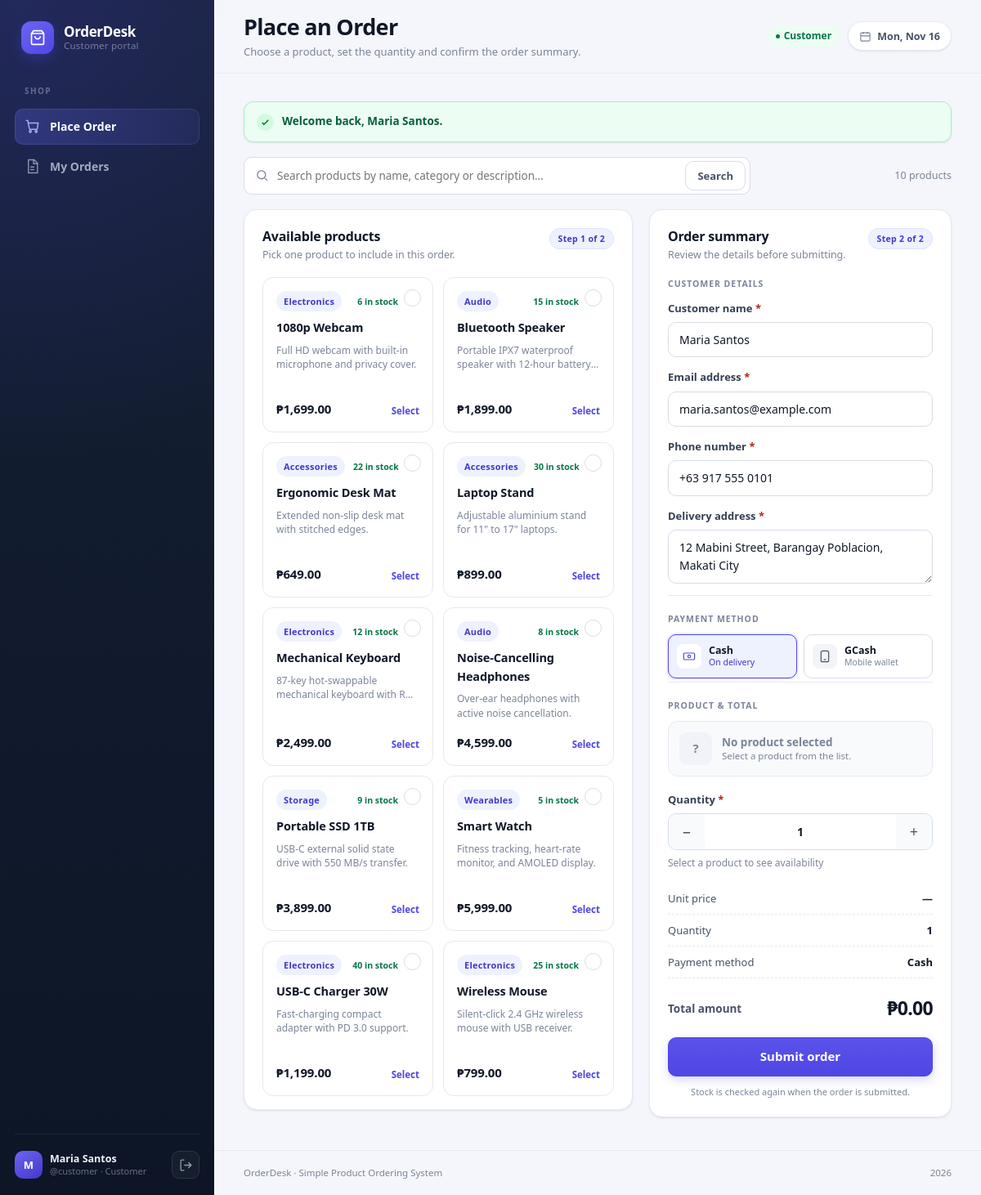
The app's page /customer/order.php (signed in) with its own data.
### tables this page shows
CREATE TABLE products (
  id           INT UNSIGNED AUTO_INCREMENT PRIMARY KEY,
  name         VARCHAR(120)  NOT NULL,
  category     VARCHAR(60)   NOT NULL DEFAULT 'General',
  description  VARCHAR(255)  NULL,
  unit_price   DECIMAL(10,2) NOT NULL,
  stock        INT UNSIGNED  NOT NULL DEFAULT 0,
  is_available TINYINT(1)    NOT NULL DEFAULT 1,
  created_at   TIMESTAMP     NOT NULL DEFAULT CURRENT_TIMESTAMP,
  INDEX idx_products_name (name),
  INDEX idx_products_category (category)
);

### customer/order.php (the view, shortened to what the rows shown need)
<?php
$pdo  = db();
$user = current_user();
$errors            = [];
$selectedProductId = 0;
if ($_SERVER['REQUEST_METHOD'] === 'POST') {
    verify_csrf();
    $customerName      = request_string('customer_name');
    $customerEmail     = request_string('customer_email');
    $customerPhone     = request_string('customer_phone');
    $customerAddress   = request_string('customer_address');
    $paymentMethod     = request_string('payment_method');
    $selectedProductId = parse_positive_int($_POST['product_id'] ?? null) ?? 0;
    $quantity          = parse_positive_int($_POST['quantity'] ?? null) ?? 0;
    $q                 = '';
    if ($customerName === '') {
        $errors['customer_name'] = 'Customer name is required.';
    } elseif (mb_strlen($customerName) < 2 || mb_strlen($customerName) > 100) {
        $errors['customer_name'] = 'Customer name must be between 2 and 100 characters.';
    } elseif (!preg_match("/^[\p{L}][\p{L}\p{M}\s.'-]*$/u", $customerName)) {
        $errors['customer_name'] = 'Customer name may only contain letters, spaces, periods, apostrophes and hyphens.';
    }
    $fieldError = customer_email_error($customerEmail);
    if ($fieldError !== null) {
        $errors['customer_email'] = $fieldError;
    }
    $fieldError = customer_phone_error($customerPhone);
    if ($fieldError !== null) {
        $errors['customer_phone'] = $fieldError;
    }
    $fieldError = customer_address_error($customerAddress);
    if ($fieldError !== null) {
        $errors['customer_address'] = $fieldError;
    }
    $fieldError = payment_method_error($paymentMethod);
    if ($fieldError !== null) {
        $errors['payment_method'] = $fieldError;
    }
    if ($selectedProductId === 0) {
        $errors['product_id'] = 'Please select a product.';
    }
    if ($quantity === 0) {
        $errors['quantity'] = 'Quantity must be a whole number greater than zero.';
    } elseif ($quantity > 9999) {
        $errors['quantity'] = 'Quantity is too large.';
    }
    if (!$errors) {
        try {
            $pdo->beginTransaction();
            $statement = $pdo->prepare('SELECT * FROM products WHERE id = ? FOR UPDATE');
            $statement->execute([$selectedProductId]);
            $product = $statement->fetch();
            if (!$product) {
                $errors['product_id'] = 'The selected product no longer exists.';
            } elseif (!(int) $product['is_available']) {
                $errors['product_id'] = 'The selected product is not available right now.';
            } elseif ((int) $product['stock'] < $quantity) {
                $errors['quantity'] = 'Only ' . (int) $product['stock'] . ' unit(s) of ' . $product['name'] . ' are in stock.';
            }
            if ($errors) {
                $pdo->rollBack();
            } else {
                $unitPrice = (float) $product['unit_price'];
                $total     = round($unitPrice * $quantity, 2);
                $insert = $pdo->prepare(
                    "INSERT INTO orders
                        (user_id, customer_name, customer_email, customer_phone, customer_address,
                         product_id, product_name, quantity, unit_price, total_amount, payment_method, status)
                     VALUES (?, ?, ?, ?, ?, ?, ?, ?, ?, ?, ?, 'Pending')"
                );
                $insert->execute([
                    $user['id'],
                    $customerName,
                    $customerEmail,
                    $customerPhone,
                    $customerAddress,
                    $selectedProductId,
                    $product['name'],
                    $quantity,
                    $unitPrice,
                    $total,
                    $paymentMethod,
                ]);
                $orderId = (int) $pdo->lastInsertId();
                $update = $pdo->prepare('UPDATE products SET stock = stock - ? WHERE id = ?');
                $update->execute([$quantity, $selectedProductId]);
                $pdo->commit();
                set_flash(
                    'success',
                    'Order ' . order_code($orderId) . ' placed for ' . $customerName . ' — ' . format_money($total)
                    . ' via ' . $paymentMethod . '. You can track it under My Orders.'
                );
                redirect('my_orders.php');
            }
        } catch (Throwable $e) {
            if ($pdo->inTransaction()) {
                $pdo->rollBack();
            }
            error_log('Order creation failed: ' . $e->getMessage());
            set_flash('error', 'Something went wrong while saving the order. Please try again.');
            redirect('order.php');
        }
    }
} else {
    $q = trim((string) ($_GET['q'] ?? ''));
}
$q = $q ?? '';
$sql = 'SELECT id, name, category, description, unit_price, stock
        FROM products
        WHERE is_available = 1';
$params = [];
$sql .= ' ORDER BY stock > 0 DESC, name ASC';
$statement = $pdo->prepare($sql);
$statement->execute($params);
$products = $statement->fetchAll();
require __DIR__ . '/../includes/header.php';
?>
<form method="post" action="order.php" class="order-layout" id="orderForm" data-currency="<?= e(CURRENCY) ?>" novalidate>
    <section class="panel product-panel">
        <?php if (!$products): ?>
            <div class="empty-state empty-state-lg">
                <span class="empty-icon">
                    <svg viewBox="0 0 24 24" fill="none" stroke="currentColor" stroke-width="1.5"><path d="M21 8 12 3 3 8v8l9 5 9-5z"/><path d="m3 8 9 5 9-5M12 13v8"/></svg>
                </span>
                <h4>No products found</h4>
                <p><?= $q !== '' ? 'Try a different search term.' : 'No products are available right now. Please check back later.' ?></p>
                <a class="btn btn-primary btn-sm" href="<?= $q !== '' ? 'order.php' : 'my_orders.php' ?>">
                    <?= $q !== '' ? 'Clear search' : 'View my orders' ?>
                </a>
            </div>
        <?php else: ?>
            <div class="product-grid">
                <?php foreach ($products as $product): ?>
                    <?php
                    $inStock  = (int) $product['stock'] > 0;
                    $isPicked = (int) $product['id'] === $selectedProductId;
                    ?>
                    <label class="product-card <?= $isPicked ? 'is-selected' : '' ?> <?= $inStock ? '' : 'is-unavailable' ?>">
                        <span class="product-check">
                            <svg viewBox="0 0 24 24" fill="none" stroke="currentColor" stroke-width="2.6" aria-hidden="true"><path d="m5 13 4 4L19 7"/></svg>
                        </span>
                        <span class="product-top">
                            <span class="pill"><?= e($product['category']) ?></span>
                            <span class="stock-chip <?= $inStock ? '' : 'is-out' ?>">
                                <?= $inStock ? (int) $product['stock'] . ' in stock' : 'Out of stock' ?>
                            </span>
                        </span>
                        <span class="product-name"><?= e($product['name']) ?></span>
                        <span class="product-desc"><?= e($product['description'] ?: 'No description provided.') ?></span>
                        <span class="product-bottom">
                            <strong><?= format_money($product['unit_price']) ?></strong>
                            <span class="select-label"><?= $isPicked ? 'Selected' : ($inStock ? 'Select' : 'Unavailable') ?></span>
                        </span>
                    </label>
                <?php endforeach; ?>
            </div>
        <?php endif; ?>
    </section>
</form>
<?php require __DIR__ . '/../includes/footer.php'; ?>

### records on screen
products: category "Electronics", stock "6", name "1080p Webcam", description "Full HD webcam with built-in microphone and privacy cover.", unit_price "₱1,699.00", shows "Select"
products: category "Audio", stock "15", name "Bluetooth Speaker", description "Portable IPX7 waterproof speaker with 12-hour…", unit_price "₱1,899.00", shows "Select"
products: category "Accessories", stock "22", name "Ergonomic Desk Mat", description "Extended non-slip desk mat with stitched edges.", unit_price "₱649.00", shows "Select"
products: category "Accessories", stock "30", name "Laptop Stand", description "Adjustable aluminium stand for 11\" to 17\" laptops.", unit_price "₱899.00", shows "Select"
products: category "Electronics", stock "12", name "Mechanical Keyboard", description "87-key hot-swappable mechanical keyboard with…", unit_price "₱2,499.00", shows "Select"
products: category "Audio", stock "8", name "Noise-Cancelling Headphones", description "Over-ear headphones with active noise cancellation.", unit_price "₱4,599.00", shows "Select"
products: category "Storage", stock "9", name "Portable SSD 1TB", description "USB-C external solid state drive with 550 MB/s transfer.", unit_price "₱3,899.00", shows "Select"
products: category "Wearables", stock "5", name "Smart Watch", description "Fitness tracking, heart-rate monitor, and AMOLED display.", unit_price "₱5,999.00", shows "Select"
products: category "Electronics", stock "40", name "USB-C Charger 30W", description "Fast-charging compact adapter with PD 3.0 support.", unit_price "₱1,199.00", shows "Select"
products: category "Electronics", stock "25", name "Wireless Mouse", description "Silent-click 2.4 GHz wireless mouse with USB receiver.", unit_price "₱799.00", shows "Select"

### other values on screen
$initial "M"
$user['name'] "Maria Santos"
$user['username'] "customer"
$roleLabel "Customer"
$pageTitle "Place an Order"
$pageSubtitle "Choose a product, set the quantity and confirm the order summary."
$flash['message'] "Welcome back, Maria Santos."
count($products) "10"
format_money($summaryTotal) "₱0.00"
